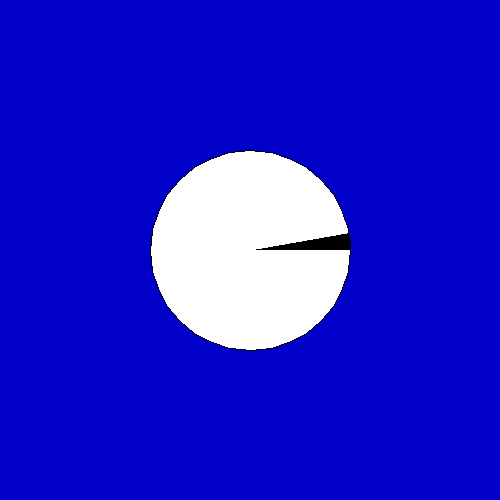
Frame 1 (no input)
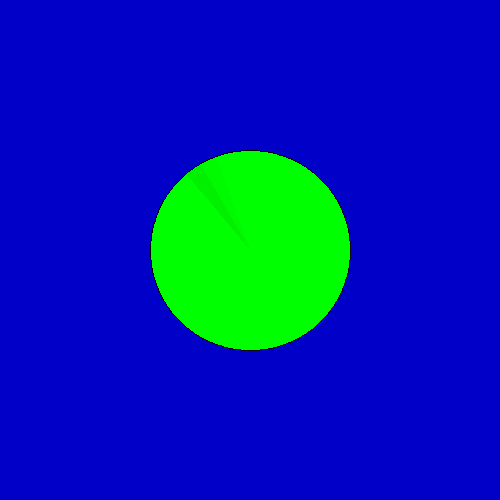
Frame 60 (the mouse pressed at the canvas centre just before this capture)
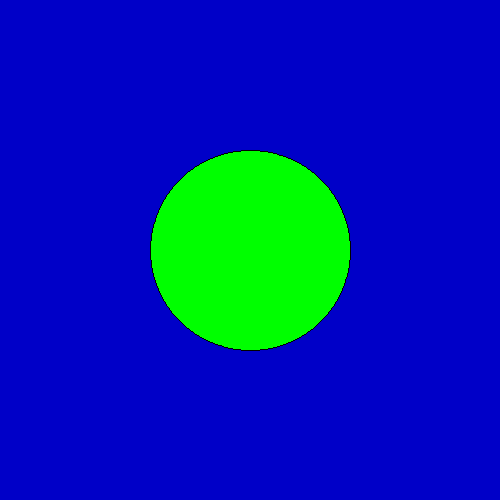
Frame 120 (the mouse held since frame 60 and released just before this capture)

The Processing sketch that drew these frames (run headless with seeded random() and noise(); from frame 60 on, the mouse is pressed at the canvas centre):

// Processing sketch: animacja1
// ── animacja1.pde
//Program Processingu w trybie 2 - z widocznymi funkcjami
//////////////////////////////////////////////////////////
void setup() //Jest wykonywane raz - po uruchomieniu
{
size(500,500);
background(0,0,200);//rgB
noSmooth();//Bez wygładzania lini 
ellipse(250, 250, 200, 200);
}

//for(int i=0;i<inf;i+=10)
int i=0;
void draw() //Jest wykonywane w niewidocznej pętli
{
  fill(0,i,0);//rGb
  arc(250, 250, 200, 200, radians(i-10),radians(i));
  i+=10;
}
